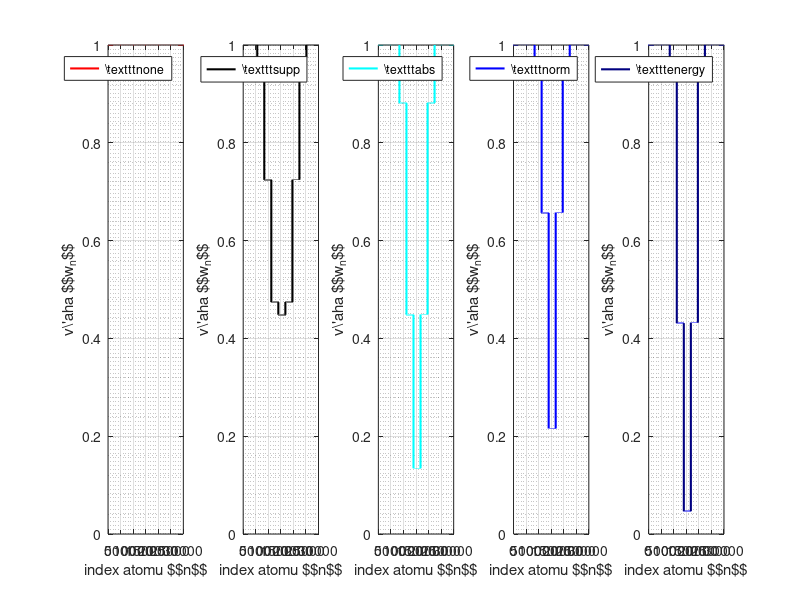

The MATLAB script that drew this image: (Note: this script raises an error after producing the figure.)
weightingtypes = {'none','supp','abs','norm','energy'};
leg = {'\texttt{none}','\texttt{supp}','\texttt{abs}','\texttt{norm}','\texttt{energy}'};
colors = [  1  0  0;...
            0  0  0;...
            0  1  1;...
            0  0  1;...
            0  0 .5];
widths = [ 1 .5 .5 .5 .5 ];

% load data (gap length 35 ms)
load('weights.mat');

% plot
figure;
for i = 1:5
    subplot(1,5,i);
    ax = plot(eval(weightingtypes{i}),'color',colors(i,:),'linewidth',1.5); hold on
    legend(leg{i})
    xlabel('index atomu $$n$$')
    ylabel('v\''{a}ha $$w_n$$')
    xlim([0 30]*1000)
    ylim([0 1])
    grid on
    grid minor
end
sgtitle('Illustration of the weighting variants')